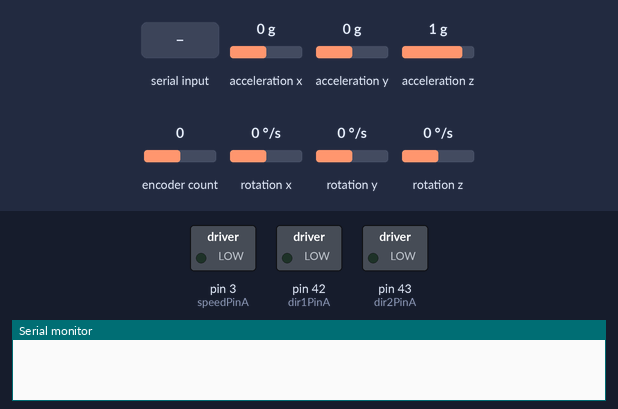
Simulated run of this sketch. Board: Arduino Mega 2560, built with avr-gcc and run on an emulated ATmega2560. On the bench: switched loads named in the sketch (green lamp = pin HIGH), the last lines printed to the serial monitor. The test bench sets the inputs (shaded band); at power-on: acceleration x 0 g, acceleration y 0 g, acceleration z 1 g, encoder count 0, rotation x 0 °/s, rotation y 0 °/s, rotation z 0 °/s.

Above: at 0.1 s.
At 4.2 s:
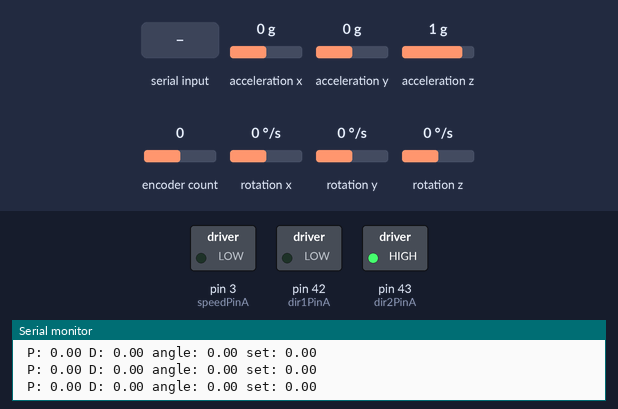
4.3 s: "kP\n" received over Serial
5.8 s: "kD\n" received over Serial
7.3 s: "setpoint\n" received over Serial
Timing chart, 0 to 10.3 s (numbered marks = the images above; inputs shaded):
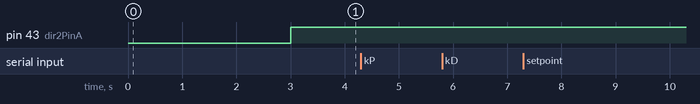

The sketch:

2D_controller_V1.ino
```cpp
#include <MPU6050_tockn.h>
#include <Wire.h>
#include <Encoder.h>

// ==================================== HARDWARE
Encoder myEnc(18, 19);

MPU6050 mpu6050(Wire);

const int dir1PinA = 42;
const int dir2PinA = 43;
const int speedPinA = 3;

// ==================================== SETUP
void setup() {
  Serial.begin(115200);
  Wire.begin();
  mpu6050.begin();
  mpu6050.calcGyroOffsets(true);

  pinMode(dir1PinA, OUTPUT);
  pinMode(dir2PinA, OUTPUT);
  pinMode(speedPinA, OUTPUT);
}

// ==================================== VARS
// (will be populated by link software when tuning)
double setpoint_angle = 0;

double angle = 0;
double prev_angle = 0;
double angle_dot = 0;

double cutoff_angle = 0.3;

// Base PID values
double kP = 0;
double kD = 0;

// p and d values for debug
double p = 0;
double d = 0;
double u = 0;

// Offset integrator
double offset_gain = 0;
double setpoint_adjustment = 0;

// Wheel
long wheel_pos = 0;
long previous_wheel_pos = 0;
double wheel_speed = 0;

// ON vs OFF
int on = 1;

// Filter stuff -- REPLACE? YES REPLACE
const int num_readings = 5;
int rolling_d_index = 0;
double rolling_d [num_readings];
double total_d = 0;
double avg_d = 0;

// Loop timing
int loop_time_ms = 100; // ms
double loop_time_s = loop_time_ms / 1000.0; // seconds!
long start_time_ms = 0;

// ==================================== LOOP
void loop() {
  start_time_ms = millis(); // loop timing

  // Update sensors
  previous_wheel_pos = wheel_pos;

  wheel_pos = myEnc.read();
  wheel_speed = (wheel_pos - previous_wheel_pos);

  mpu6050.update();


  //TODO - Convert to radians, makes MATLAB -> real world easier
  // Calculate angular velocity
  prev_angle = angle;
  angle = (-mpu6050.getAngleX() * (2*3.1415 / 360)) - setpoint_adjustment;
  angle_dot = angle - prev_angle;

  //Serial.print("angleX : ");
  //Serial.print(angle);
  //Serial.print(" angleX_dot : ");
  //Serial.print(angle_dot);

  // If cutoff_angle is exceeded, turn the thing off so nothing blows up when it falls over
  if(abs(angle) < cutoff_angle){
    p = -kP * angle * on;
    d = - kD * angle_dot * on;
  }else{
    p = 0;
    d = 0;
  }

  u = p + d;

  //Setpoint offset stuff
  setpoint_adjustment = setpoint_adjustment * on + setpoint_angle * (on - 1);
  setpoint_adjustment += offset_gain * u;


  // Set motor speed (actualy power [actually some highly non-linear thing but whatever, we are engineers])
  setSpeed(u);

  // Telementary
  Serial.print(" P: ");
  Serial.print(p);
  Serial.print(" D: ");
  Serial.print(d);
  Serial.print(" angle: ");
  Serial.print(angle);
  Serial.print(" set: ");
  Serial.print(setpoint_adjustment);
  Serial.println();

  // Parse any incoming serial commands
  parseSerial();

  while(millis() - start_time_ms <= loop_time_ms); // enforce loop time
}

// ==================================== SETSPEED
// Control the driver board (-1 to 1 power)
void setSpeed(double power){
  int pwm_power = constrain(int(abs(255*power)), 0, 255);

  if(power > 0){
    digitalWrite(dir1PinA, HIGH);
    digitalWrite(dir2PinA, LOW);
    analogWrite(speedPinA, pwm_power);
  }else{
    digitalWrite(dir1PinA, LOW);
    digitalWrite(dir2PinA, HIGH);
    analogWrite(speedPinA, pwm_power);
  }
}


// ==================================== PARSESERIAL
// Parse any incoming serial commands, accepts things in the form:
// cmd: value
// Credit: Me, like last year when I was a mega-brain and somehow wrote this
void parseSerial(){
    if(Serial.available() > 0){
      //Serial.println("Started parsing");
      char c = 'a';
      int inputIndex = 0;
      String inputString = "";
      String inputArgs[5];
      //Serial.print("Receiving string: ");
      while(c != '\n'){
        delay(1);
        if(Serial.available() > 0) {
          c = Serial.read();
          inputString += c;
          //Serial.print(c);
        }

        if(c == ' '){
          inputString[inputString.length()-1] = '\0';
          inputArgs[inputIndex] = inputString;
          inputIndex += 1;
          inputString = "";
        }
      }
      inputString[inputString.length()-1] = '\0';
      inputArgs[inputIndex] = inputString;

      //Serial.println("Finished parsing");
      //Serial.print("Command: ");
      //Serial.println(inputArgs[0]);
      //Serial.println(inputArgs[1]);

      String cmd = inputArgs[0];
      double val = inputArgs[1].toDouble();

      Serial.print(cmd);

      if(cmd == "kP"){
        kP = val;
      }else if(cmd == "kD"){
        kD = val;
      }else if(cmd == "setpoint"){
        setpoint_angle = val;
      }else if(cmd == "on"){
        on = val;
      }else if(cmd == "cutoffAngle"){
        cutoff_angle = 0.3;
      }else if(cmd == "offset_gain"){
        offset_gain = val;
      }
    }
}
```
